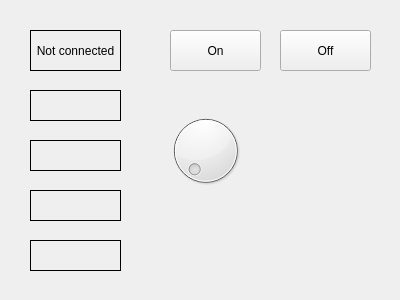
<?xml version="1.0" encoding="UTF-8"?>
<ui version="4.0">
 <class>MainWindow</class>
 <widget class="QMainWindow" name="MainWindow">
  <property name="geometry">
   <rect>
    <x>0</x>
    <y>0</y>
    <width>400</width>
    <height>300</height>
   </rect>
  </property>
  <property name="windowTitle">
   <string>USB HID Device</string>
  </property>
  <widget class="QWidget" name="centralWidget">
   <widget class="QLabel" name="label">
    <property name="geometry">
     <rect>
      <x>30</x>
      <y>30</y>
      <width>91</width>
      <height>41</height>
     </rect>
    </property>
    <property name="frameShape">
     <enum>QFrame::Box</enum>
    </property>
    <property name="text">
     <string>Not connected</string>
    </property>
    <property name="alignment">
     <set>Qt::AlignCenter</set>
    </property>
   </widget>
   <widget class="QLabel" name="Lab_VID_PID_num">
    <property name="geometry">
     <rect>
      <x>30</x>
      <y>90</y>
      <width>91</width>
      <height>31</height>
     </rect>
    </property>
    <property name="frameShape">
     <enum>QFrame::Box</enum>
    </property>
    <property name="text">
     <string/>
    </property>
    <property name="alignment">
     <set>Qt::AlignCenter</set>
    </property>
   </widget>
   <widget class="QLabel" name="label_2">
    <property name="geometry">
     <rect>
      <x>30</x>
      <y>140</y>
      <width>91</width>
      <height>31</height>
     </rect>
    </property>
    <property name="frameShape">
     <enum>QFrame::Box</enum>
    </property>
    <property name="text">
     <string/>
    </property>
    <property name="alignment">
     <set>Qt::AlignCenter</set>
    </property>
   </widget>
   <widget class="QLabel" name="label_3">
    <property name="geometry">
     <rect>
      <x>30</x>
      <y>190</y>
      <width>91</width>
      <height>31</height>
     </rect>
    </property>
    <property name="frameShape">
     <enum>QFrame::Box</enum>
    </property>
    <property name="text">
     <string/>
    </property>
    <property name="alignment">
     <set>Qt::AlignCenter</set>
    </property>
   </widget>
   <widget class="QPushButton" name="pushButton">
    <property name="geometry">
     <rect>
      <x>170</x>
      <y>30</y>
      <width>91</width>
      <height>41</height>
     </rect>
    </property>
    <property name="text">
     <string>On</string>
    </property>
   </widget>
   <widget class="QPushButton" name="pushButton_2">
    <property name="geometry">
     <rect>
      <x>280</x>
      <y>30</y>
      <width>91</width>
      <height>41</height>
     </rect>
    </property>
    <property name="text">
     <string>Off</string>
    </property>
   </widget>
   <widget class="QLabel" name="label_4">
    <property name="geometry">
     <rect>
      <x>30</x>
      <y>240</y>
      <width>91</width>
      <height>31</height>
     </rect>
    </property>
    <property name="frameShape">
     <enum>QFrame::Box</enum>
    </property>
    <property name="text">
     <string/>
    </property>
    <property name="alignment">
     <set>Qt::AlignCenter</set>
    </property>
   </widget>
   <widget class="QDial" name="dial">
    <property name="geometry">
     <rect>
      <x>160</x>
      <y>110</y>
      <width>91</width>
      <height>81</height>
     </rect>
    </property>
   </widget>
  </widget>
 </widget>
 <layoutdefault spacing="6" margin="11"/>
 <resources/>
 <connections/>
</ui>
